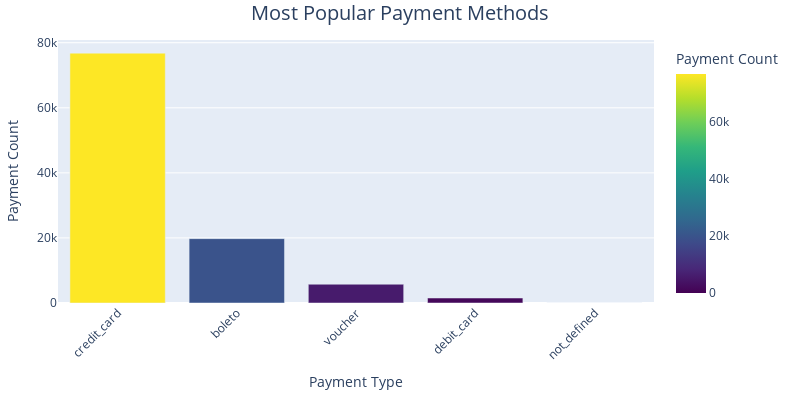

Here is the notebook cell this chart was saved with:
### Markdown cell above
## Interactive Testing

Use the cell below to ask your own questions!

### Code cell
# Ask your own question!
my_question = "What are the most popular payment methods?"

result = process_question(my_question)
print(f"Question: {my_question}")
print(f"\nAnswer: {result['final_answer']}")
print(f"\nSQL Query: {result.get('sql_query', 'N/A')}")

# Display graph if available
if result.get('graph_json'):
    import plotly.io as pio
    fig = pio.from_json(result['graph_json'])
    fig.show()

### Figure 1 — Plotly figure (JSON) as saved in the notebook; plotly's stock layout.template omitted (floating-point values rounded to 4 significant figures)
{"data": [{"hovertemplate": "Payment Type=%{x}<br>Payment Count=%{marker.color}<extra></extra>", "legendgroup": "", "marker": {"color": [76795, 19784, 5775, 1529, 3], "coloraxis": "coloraxis", "pattern": {"shape": ""}}, "name": "", "orientation": "v", "showlegend": false, "textposition": "auto", "type": "bar", "x": ["credit_card", "boleto", "voucher", "debit_card", "not_defined"], "xaxis": "x", "y": [76795, 19784, 5775, 1529, 3], "yaxis": "y"}], "layout": {"barmode": "group", "coloraxis": {"colorbar": {"title": {"text": "Payment Count"}}, "colorscale": [[0, "#440154"], [0.1111, "#482878"], [0.2222, "#3e4989"], [0.3333, "#31688e"], [0.4444, "#26828e"], [0.5556, "#1f9e89"], [0.6667, "#35b779"], [0.7778, "#6ece58"], [0.8889, "#b5de2b"], [1, "#fde725"]]}, "height": 400, "legend": {"tracegroupgap": 0}, "margin": {"b": 40, "l": 40, "r": 40, "t": 40}, "title": {"font": {"size": 20}, "text": "Most Popular Payment Methods", "x": 0.5}, "width": 800, "xaxis": {"anchor": "y", "domain": [0, 1], "tickangle": -45, "title": {"text": "Payment Type"}}, "yaxis": {"anchor": "x", "domain": [0, 1], "title": {"text": "Payment Count"}}}}
